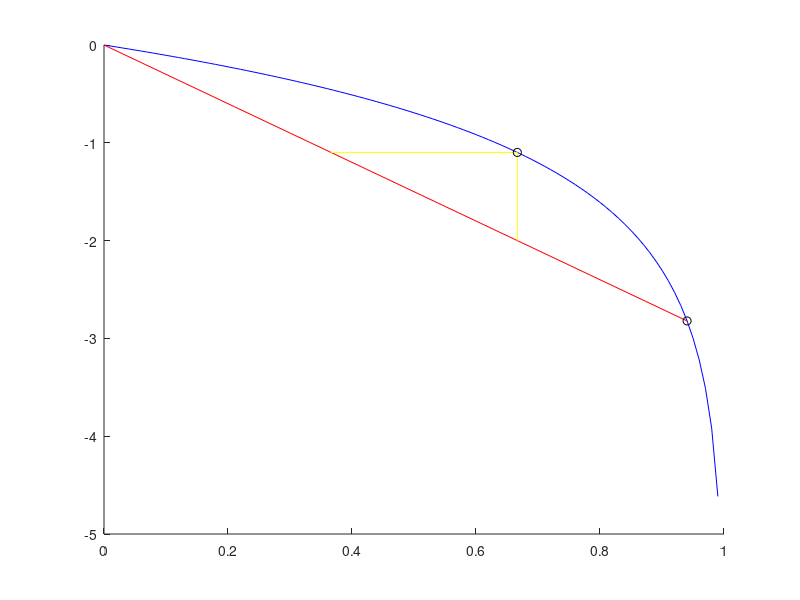

Reproduce this figure in MATLAB.
clear all;
R0=3;
r=1e-4:1e-2:1-1e-4;

% find the standard size of epidemics
rinf=fzero(@(x)(log(1-x)+R0*x),[1/R0 1-1e-2]); 
sinf=1-rinf; 

% point of herd immunity
rstar=1-1/R0; sstar=1/R0;


figure(1); hold on; 
plot(r,log(1-r),'b'); % s+r=1 boundary 
%plot(r,-R0*r,'r'); % evolution of si(e)r dynamics (i.e. both sir or seir) 
plot([0 rinf],[0 -R0*rinf],'r'); % evolution of si(e)r dynamics (i.e. both sir or seir) 

% show the distance of herd immunity from the si(e)r dynamics
plot([rstar rstar],[log(sstar) -R0*rstar],'y')
plot([rstar -log(sstar)/R0],[log(sstar) log(sstar)],'y')

plot(rstar,log(sstar),'ok')
plot(rinf,log(sinf),'ok')

hold off
